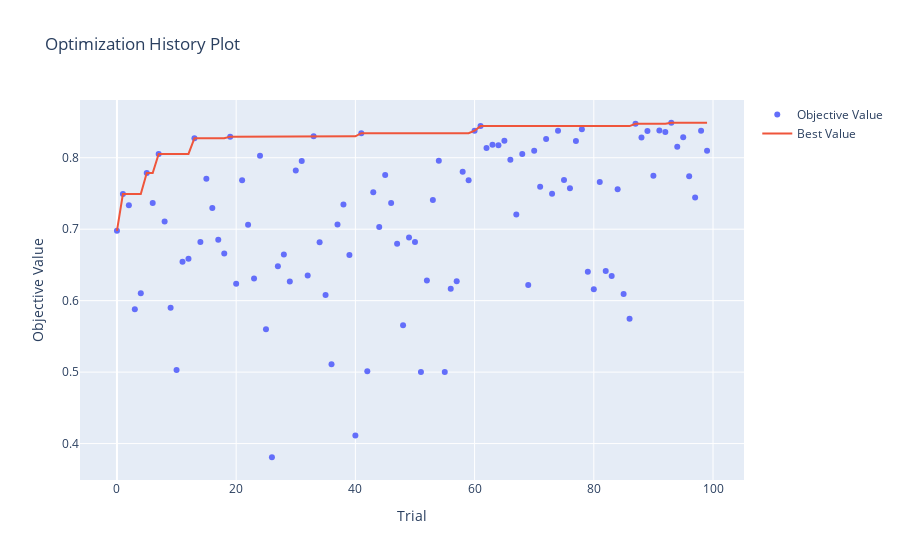

The notebook cell saved with this chart:
### Markdown cell above
# Plot The Visualization History for the Optuna Full Mode

### Code cell
fig2 = optuna.visualization.plot_optimization_history(study)
fig2.write_html("optimization_history_full.html")
fig2.show()
